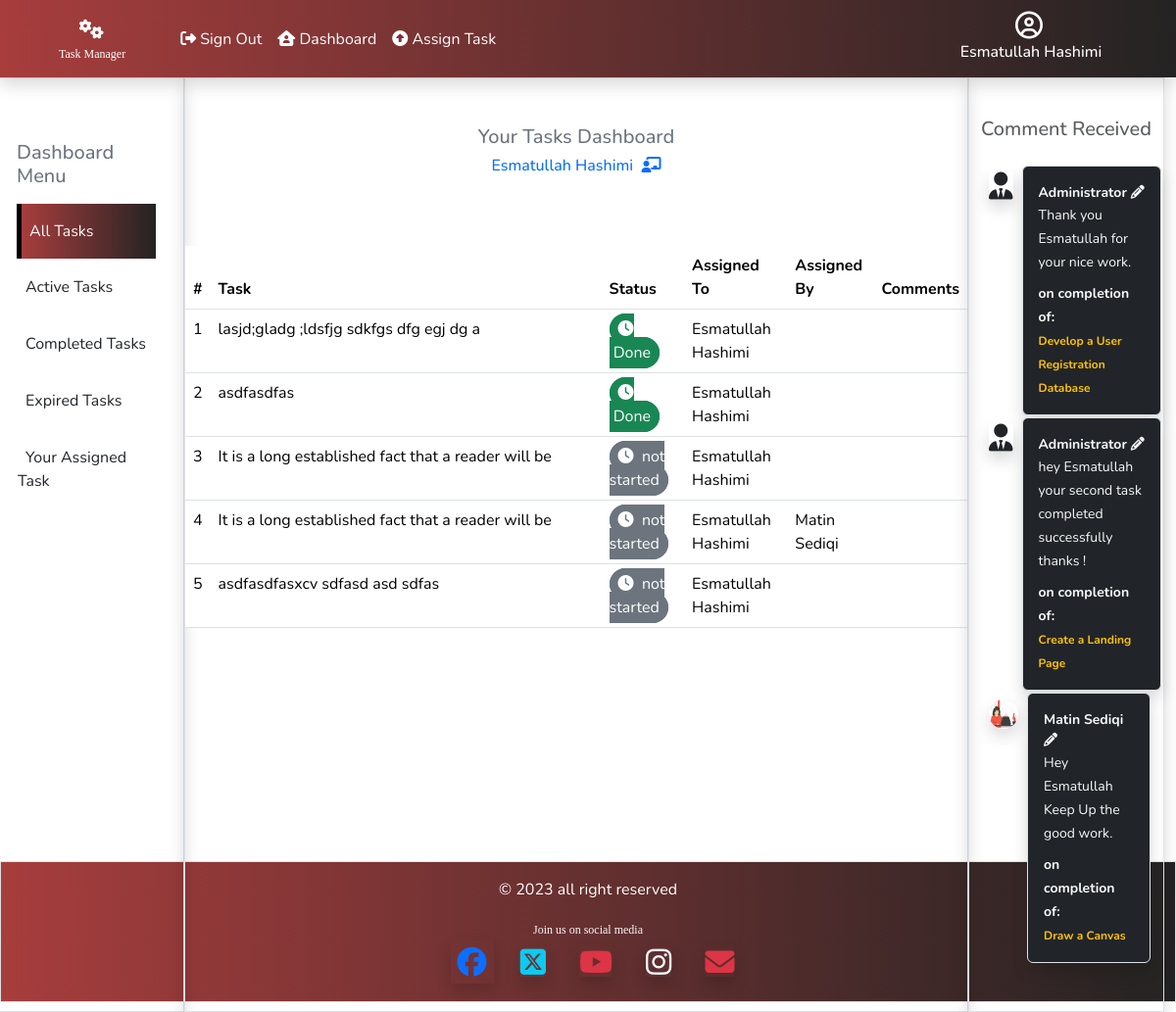
Before: /taskmanager/active_task/all (signed in) with the older database file.
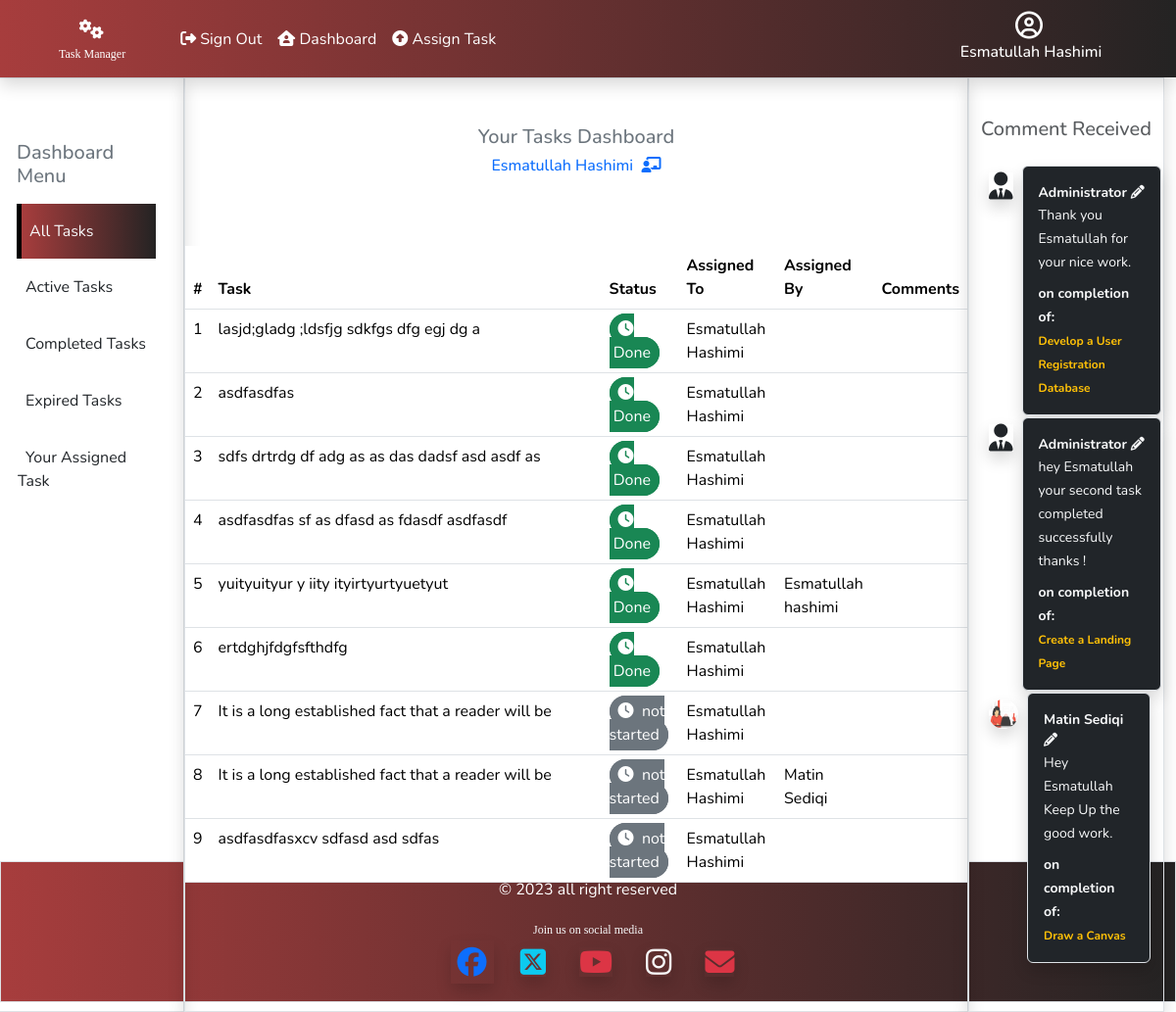
After: the same page with the newer database file.
### taskmanager/models.py (models this page shows, shortened)
class CustomUser(AbstractUser):
    department=models.ForeignKey("Department",on_delete=models.CASCADE,null=True,blank=True)

class Task(models.Model):
    STATUS_CHOICES = [
        ('not started','not started'),
        ('in progress','in progress'),
        ('done','done'),
    ]
    assign_by=models.ForeignKey(CustomUser,related_name='assigned_by',on_delete=models.CASCADE)
    assign_to=models.ForeignKey(CustomUser,related_name='assigned_to' ,on_delete=models.CASCADE)
    dept = models.ForeignKey(Department, on_delete=models.CASCADE, null=True, blank=True)
    task_name=models.CharField(max_length=100)
    task_desc=models.CharField(max_length=250)
    status=models.IntegerField(default="not started", choices=STATUS_CHOICES)
    start_date=models.DateField(auto_now=True)
    end_date=models.DateField()

class Comments(models.Model):
    task = models.ForeignKey(Task, related_name='task', on_delete=models.CASCADE,null=True)
    user = models.ForeignKey(CustomUser, related_name='user', on_delete=models.CASCADE,null=True)
    comment = models.TextField(max_length=350)
    com_date = models.DateField(auto_now=True)
    status = models.CharField(max_length=250, choices=comment_status, default="pending")

class Profile(models.Model):
    user = models.OneToOneField(CustomUser, on_delete=models.CASCADE)
    image = models.ImageField(default='default.jpg',upload_to='profile_pics')

### taskmanager/views.py (the view)
# urls.py: path('active_task/<sign>', views.active_task, name='active_task'),
def active_task(request, sign):
    my_user = request.user
    id = my_user.id
    if sign == 'active':
        st=1
        flag=sign
        all_tasks=Task.objects.select_related('assign_by').filter(assign_to=id,status=st)
    elif sign == 'c_task':
        st=100
        flag=sign
        all_tasks=Task.objects.select_related('assign_by').filter(assign_to=id,status=st)
    elif sign == 'e_task':
        st= -1
        flag=sign
        all_tasks=Task.objects.select_related('assign_by').filter(assign_to=id,status=st)
    elif sign == 'm_task':
        flag=sign
        all_tasks=Task.objects.select_related('assign_by').filter(assign_by=id)
    else:
        flag=sign
        all_tasks=Task.objects.select_related('assign_by').filter(assign_to=id).order_by('-start_date')
    all_comment=Comments.objects.select_related('task','user').filter(user = id)
    return render(request, 'taskmanager/dashboard.html', {'flag':flag, 'tasks':all_tasks, 'all_comment':all_comment,'my_user':my_user})

### taskmanager/templates/taskmanager/dashboard.html (shortened to what this page needs)
{% extends 'taskmanager/base.html' %} {% block content %}
{%load static%}
<div class="row static-page">
  <div class="col-md-2 shadow border col-sm-12 ">
      <div class="menu-content d-sm-none d-lg-block d-md-block">
        <div class="p-3">
          <h5 class="text-secondary mt-5">Dashboard Menu</h5>
          {% if flag == 'all' %}
          <a href="{% url 'taskmanager:active_task' 'all' %}" class="nav-link">
            <div class="bright py-3 mt-3 text-light bg-maroon">
              <span class="p-2">All Tasks</span>
            </div>
          </a>
          {% else %}
          <a href="{% url 'taskmanager:active_task' 'all' %}" class="nav-link">
            <div class="py-3 mt-3 cl-effect-1">
              <span class="p-2">All Tasks</span>
            </div>
          </a>
          {% endif %}
          {% if flag == 'active' %}
          <a class="nav-link" href="{% url 'taskmanager:active_task' 'active' %}">
            <div class="bright py-3 text-light bg-maroon">
              <span class="p-2">Active Tasks</span>
            </div></a
          >
          {% else %}
          <a class="nav-link" href="{% url 'taskmanager:active_task' 'active'%}">
            <div class="py-3 cl-effect-1">
              <span class="p-2">Active Tasks</span>
            </div></a
          >
          {% endif %}
          {% if flag == 'c_task' %}
          <a class="nav-link" href="{% url 'taskmanager:active_task' 'c_task'%}">
            <div class="bright py-3 text-light bg-maroon">
              <span class="p-2">Completed Tasks</span>
            </div></a
          >
          {% else %}
          <a class="nav-link" href="{% url 'taskmanager:active_task' 'c_task'%}">
            <div class="py-3 cl-effect-1">
              <span class="p-2">Completed Tasks</span>
            </div></a
          >
          {% endif %}
          {% if flag == 'e_task' %}
          <a class="nav-link" href="{% url 'taskmanager:active_task' 'e_task'%}">
            <div class="bright py-3 text-light bg-maroon">
              <span class="p-2">Expired Tasks</span>
            </div></a
          >
          {% else %}
          <a class="nav-link" href="{% url 'taskmanager:active_task' 'e_task'%}">
            <div class="py-3 cl-effect-1">
              <span class="p-2">Expired Tasks</span>
            </div></a
          >
          {% endif %}
          {% if flag == 'm_task' %}
          <a class="nav-link" href="{% url 'taskmanager:active_task' 'm_task'%}">
            <div class="bright py-3 text-light bg-maroon">
              <span class="p-2">Your Assigned Task</span>
            </div></a
          >
          {% else %}
          <a class="nav-link" href="{% url 'taskmanager:active_task' 'm_task'%}">
            <div class="py-3 cl-effect-1">
              <span class="p-2">Your Assigned Task</span>
            </div></a
          >
          {% endif %}
        </div>
      </div>
  </div>
  <div class="col-md-8 shadow border col-sm-12">
    <div class="row">
      <div class="d-flex justify-content-center mt-5">
        <h5 class="text-secondary">Your Tasks Dashboard</h5>
      </div>
      {% if my_user.get_full_name == '' %}
      <h6 class="text-primary text-center"><i class="fa-solid fa-user-tie"></i> &nbsp; Administrator</h6>
      {% else %}
      <h6 class="text-primary mt-0 text-center mb-4">
        {{my_user.get_full_name}}&nbsp;
        <i class="fa-solid fa-chalkboard-user"></i>
      </h6>
      {% endif %}
    </div>
    <div class="row my-5">
      {% if tasks %}
        <table class="table table-static">
          <thead>
            <tr>
                <th scope="col">#</th>
                <th scope="col">Task</th>
                <th scope="col">Status</th>
                <th scope="col">Assigned To</th>
                <th scope="col">Assigned By</th>
                <th scope="col">Comments</th>
            </tr>
          </thead>
          <tbody>
            {% for task in tasks %}
              <tr>
                  <td scope="row" >{{forloop.counter}}</td>
                  <td class="w-50  position-relative">
                      <div class="expand-row" style="width: auto; overflow:hidden; height: 20px;">
                          {{task.task_desc}}
                      </div>
                  </td>
                  <td class="text-white">
                      {% if task.status == 0 %}
                      <span class="border bg-primary border-primary rounded-pill px-2 py-1 " id="inProgress">
                          <i class="fa-solid fa-circle-notch fa-spin"></i>
                          &nbsp;in progress
                      </span>
                      {% elif task.status == 1 %}
                      <span class="border border-success bg-success rounded-pill px-2 py-1 " id="Done">
                          <i class="fa-solid fa-clock"></i>
                          &nbsp;Done
                      </span>
                      {% else %}
                      <span class="border border-secondary bg-secondary rounded-pill px-2 py-1 " id="notStarted">
                          <i class="fa-solid fa-clock"></i>
                          &nbsp;not started
                      </span>
                      {% endif %}
                  </td>
                  <td >{{task.assign_to.get_full_name}}</td>
                  <td >{{task.assign_by.get_full_name}}</td>
                  <td>{{task.comments_set}}</td>
              </tr>
              {% endfor %}
          </tbody>
      </table>
      {% else %}
          <div class="text-center my-5 text-secondary">
              <h1 class="empty-folder"><i class="fa-regular fa-folder-open"></i></h1>
              <h3 class="fw-bold">Oops... ! No Record Found.&nbsp;<i class="fa-solid fa-chart-simple"></i></h3>
          </div>
      {% endif %}
      </div>
    </div>
  <div class="col-md-2 col-sm-12 d-sm-none border d-lg-block d-md-block shadow py-4">
    <div class="my-3">
      <h5 class="text-center text-muted ">Comment Received </h5>
      {% if all_comment %}
        <div class="list-group my-4">
        {% for comment in all_comment %}
          {% if comment.task.assign_by.is_staff == 1 %}
            <table>
              <tr>
                <td style="vertical-align: top;" class="p-2"><i class="fa-solid fa-user-tie fs-3 shadow"></i></td>
                <td>
                  <span class="list-group-item p-3 rounded bg-dark text-light shadow">
                    <small class="fw-bold d-block">Administrator&nbsp;<i class="fa-solid fa-pencil"></i></small>
                    <small>{{comment.comment}}</small>
                  <p class="mb-0 pb-0 mt-2"><small class="fw-bold">on completion of:</small></p>
                  <span class="fw-bold com_text text-warning"> {{comment.task.task_name}}</span>
                  </span>
                </td>
              </tr>
            </table>
          {% else %}
            <table>
              <tr>
                <td class="p-2 user-avatar"><img class="shadow rounded-circle" src="{{comment.task.assign_by.profile.image.url}}" alt="" width="30px" height="30px"></td>
                <td>
                  <span class="list-group-item p-3 rounded bg-dark shadow">
                    <small class="fw-bold d-block text-light">{{comment.task.assign_by.get_full_name}}&nbsp;<i class="fa-solid fa-pencil"></i></small>
                    <small class="text-light">{{comment.comment}}</small>
                    <p class="mb-0 pb-0 mt-2 text-light"><small class="fw-bold">on completion of:</small></p>
                    <span class="fw-bold com_text text-warning"> {{comment.task.task_name}}</span>
                  </span>
                </td>
              </tr>
            </table>
          {% endif %}
        {% endfor %}
        </div>
      {% endif %}
    </div>
  </div>
</div>
{% endblock content %}

### taskmanager/templates/taskmanager/base.html (shortened to what this page needs)
{%load static %}
<!DOCTYPE html>
<html lang="en">
  <head>
    <link
      href="https://cdn.jsdelivr.net/npm/bootstrap@5.3.1/dist/css/bootstrap.min.css"
      rel="stylesheet"
    />
    <link rel="stylesheet" href="{% static 'css/style.css' %}">
   <link rel="stylesheet" href="https://cdnjs.cloudflare.com/ajax/libs/font-awesome/6.4.2/css/all.min.css" />
  </head>
  <body  class="mb-0 pb-0">
    {% include 'taskmanager/navbar.html' %}
    {% block content%}
    {% endblock content %}
    {% include 'taskmanager/footer.html' %}
  </body>
</html>

### taskmanager/templates/taskmanager/navbar.html (shortened to what this page needs)
{% block content %}
{% load static %}
<nav class="navbar bg-maroon navbar-expand-lg shadow text-white">
  <div class="container-fluid">
    <a class="navbar-brand mx-5" href="{% url 'home'%}"
      >&nbsp;&nbsp;&nbsp;
      <i class="fa-solid fa-gears text-white"></i>
      <small class="font-size d-block text-white">Task Manager</small></a>
    <div class="collapse navbar-collapse" id="navbarNavAltMarkup">
      <div class="navbar-nav">
        {% if user.is_authenticated %}
        <a class="nav-link text-white" href="{% url 'taskmanager:logout'%}"
          ><i class="fa-solid fa-right-from-bracket"></i>
          Sign Out</a
        >
        <a class="nav-link text-white" href="{% url 'taskmanager:dashboard'%}"
          ><i class="fa-solid fa-house-user"></i>
          Dashboard</a
        >
        <a class="nav-link text-white" href="{% url 'taskmanager:assign_task'%}"
          ><i class="fa-solid fa-circle-up"></i>
          Assign Task</a
        >
        {% endif %}
      </div>
    </div>
  </div>
  {% if user.is_authenticated %}
  <div class="text-center text-white me-5">
    {% if request.user.is_staff %}
      <a href="{% url 'taskmanager:adminRoute' 'allData' %}" class="nav-link">
        <span class="fs-6"><i class="fa-brands fa-superpowers"></i>&nbsp;Administration</span>
      </a>
    {% else %}
    <a class="nav-link" href="{% url 'taskmanager:user_profile' request.user.id %}">
      <i class="fa-regular fa-circle-user fs-3 me-1 my-1"></i>
      <div class="profile">
        <h6 class="">{{request.user.get_full_name}}</h6>
    {% endif %}
      </div>
    </a>
  </div>
  {%endif%}
</nav>
{% endblock content %}

### taskmanager/templates/taskmanager/footer.html
 {% load static %}
 {% block content %}
<div class="footer border bg-light p-3 fixed">
  <p class="text-center text-white">&copy; 2023 all right reserved</p>
  <div class="text-center">
    <small class="font-size text-light">Join us on social media</small><br>
    <span><i class="fa-brands fa-facebook text-primary social-media mx-3 shadow "></i></span>
    <span class="text-info social-media me-3"><i class="fa-brands fa-square-x-twitter shadow "></i></span>
    <span class="text-danger social-media me-3"><i class="fa-brands fa-youtube shadow "></i></span>
    <span class="text-light social-media me-3"><i class="fa-brands fa-instagram shadow "></i></span>
    <span class="text-danger social-media"><i class="fa-solid fa-envelope shadow "></i></span>
  </div>
</div>
{% endblock content %}

### taskmanager/static/css/style.css (style rules this page uses)
body { font-family: 'Nunito', sans-serif; }
.static-page { width: 100vw; height: 100vh; }
.cl-effect-1 { transition: 0.5s; cursor: pointer; border: 1px solid white; }
.font-size { font-size: 12px; font-family: cursive; }
.com_text { font-size: 12px; }
.bright { border-left: 5px solid black; }
.profile { width:200px; }
.footer { margin-top: auto; background-image: linear-gradient(to right,#a73d3d,#242323); }
.bg-maroon { background-image: linear-gradient(to right,#a73d3d,#242323); cursor: pointer; }
.social-media { font-size:30px; padding: 7px; }
body { height: 100%; width: 100%; margin-bottom: 5%; }
.user-avatar { vertical-align: top; }

Changed rows visible on the page:
added Task: task_desc "sdfs drtrdg df adg as as das dadsf asd asdf as", status 1 (drawn), assign_to.get_full_name "Esmatullah Hashimi"
added Task: task_desc "asdfasdfas sf as dfasd as fdasdf asdfasdf", status 1 (drawn), assign_to.get_full_name "Esmatullah Hashimi"
added Task: task_desc "yuityuityur y iity ityirtyurtyuetyut", status 1 (drawn), assign_to.get_full_name "Esmatullah Hashimi", assign_by.get_full_name "Esmatullah hashimi"
added Task: task_desc "ertdghjfdgfsfthdfg", status 1 (drawn), assign_to.get_full_name "Esmatullah Hashimi"
